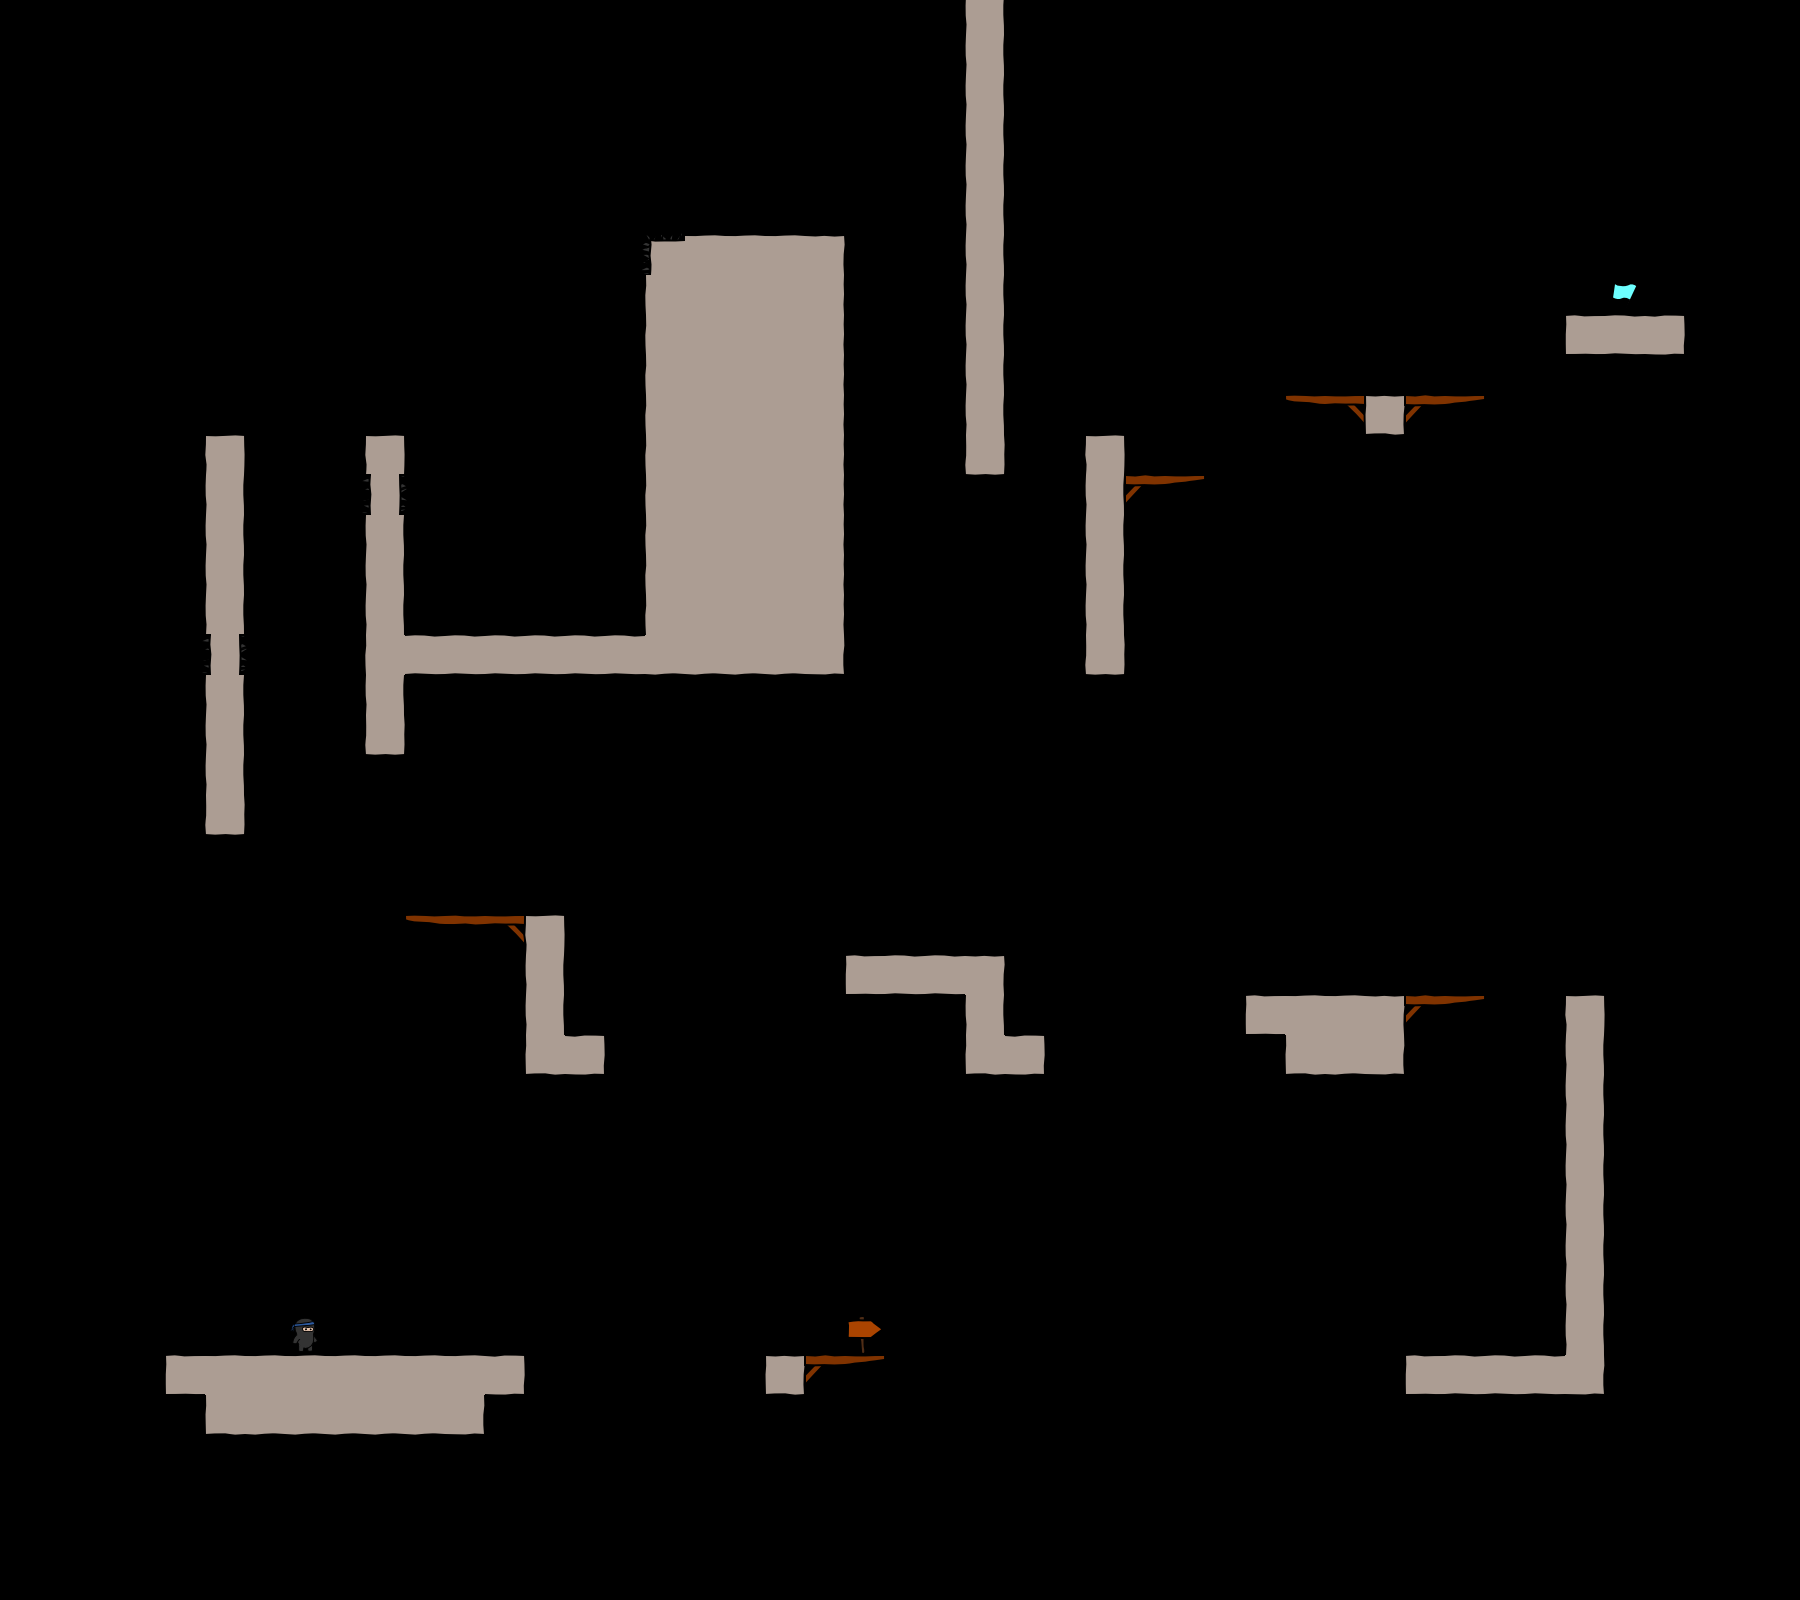

Rendered tile map (Tiled .tmx) drawn with the repository's tilesets; below, a short description and the full map source, tile grids included:
An orthogonal 45x40 tile map with 40x40 px tiles, 1 tile layer (bg).

<map version="1.0" orientation="orthogonal" width="45" height="40" tilewidth="40" tileheight="40">
 <tileset firstgid="1" name="tiles6_gapped" tilewidth="50" tileheight="50">
  <image source="tiles6_gapped.png" width="300" height="500" />
 </tileset>
 <layer name="bg" width="45" height="40">
  <data encoding="csv">
0,0,0,0,0,0,0,0,0,0,0,0,0,0,0,0,0,0,0,0,0,0,0,0,16,0,0,0,0,0,0,0,0,0,0,0,0,0,0,0,0,0,0,0,0,
0,0,0,0,0,0,0,0,0,0,0,0,0,0,0,0,0,0,0,0,0,0,0,0,16,0,0,0,0,0,0,0,0,0,0,0,0,0,0,0,0,0,0,0,0,
0,0,0,0,0,0,0,0,0,0,0,0,0,0,0,0,0,0,0,0,0,0,0,0,16,0,0,0,0,0,0,0,0,0,0,0,0,0,0,0,0,0,0,0,0,
0,0,0,0,0,0,0,0,0,0,0,0,0,0,0,0,0,0,0,0,0,0,0,0,16,0,0,0,0,0,0,0,0,0,0,0,0,0,0,0,0,0,0,0,0,
0,0,0,0,0,0,0,0,0,0,0,0,0,0,0,0,0,0,0,0,0,0,0,0,16,0,0,0,0,0,0,0,0,0,0,0,0,0,0,0,0,0,0,0,0,
0,0,0,0,0,0,0,0,0,0,0,0,0,0,0,0,0,0,0,0,0,0,0,0,16,0,0,0,0,0,0,0,0,0,0,0,0,0,0,0,0,0,0,0,0,
0,0,0,0,0,0,0,0,0,0,0,0,0,0,0,0,31,8,8,8,9,0,0,0,16,0,0,0,0,0,0,0,0,0,0,0,0,0,0,0,0,0,0,0,0,
0,0,0,0,0,0,0,0,0,0,0,0,0,0,0,0,13,14,14,14,15,0,0,0,16,0,0,0,0,0,0,0,0,0,0,0,0,0,0,0,48,0,0,0,0,
0,0,0,0,0,0,0,0,0,0,0,0,0,0,0,0,13,14,14,14,15,0,0,0,16,0,0,0,0,0,0,0,0,0,0,0,0,0,0,1,2,3,0,0,0,
0,0,0,0,0,0,0,0,0,0,0,0,0,0,0,0,13,14,14,14,15,0,0,0,16,0,0,0,0,0,0,0,0,0,0,0,0,0,0,0,0,0,0,0,0,
0,0,0,0,0,0,0,0,0,0,0,0,0,0,0,0,13,14,14,14,15,0,0,0,16,0,0,0,0,0,0,0,5,12,4,11,6,0,0,0,0,0,0,0,0,
0,0,0,0,0,10,0,0,0,10,0,0,0,0,0,0,13,14,14,14,15,0,0,0,22,0,0,10,0,0,0,0,0,0,0,0,0,0,0,0,0,0,0,0,0,
0,0,0,0,0,16,0,0,0,40,0,0,0,0,0,0,13,14,14,14,15,0,0,0,0,0,0,16,11,6,0,0,0,0,0,0,0,0,0,0,0,0,0,0,0,
0,0,0,0,0,16,0,0,0,16,0,0,0,0,0,0,13,14,14,14,15,0,0,0,0,0,0,16,0,0,0,0,0,0,0,0,0,0,0,0,0,0,0,0,0,
0,0,0,0,0,16,0,0,0,16,0,0,0,0,0,0,13,14,14,14,15,0,0,0,0,0,0,16,0,0,0,0,0,0,0,0,0,0,0,0,0,0,0,0,0,
0,0,0,0,0,16,0,0,0,16,0,0,0,0,0,0,13,14,14,14,15,0,0,0,0,0,0,16,0,0,0,0,0,0,0,0,0,0,0,0,0,0,0,0,0,
0,0,0,0,0,40,0,0,0,13,2,2,2,2,2,2,20,20,20,20,21,0,0,0,0,0,0,22,0,0,0,0,0,0,0,0,0,0,0,0,0,0,0,0,0,
0,0,0,0,0,16,0,0,0,16,0,0,0,0,0,0,0,0,0,0,0,0,0,0,0,0,0,0,0,0,0,0,0,0,0,0,0,0,0,0,0,0,0,0,0,
0,0,0,0,0,16,0,0,0,22,0,0,0,0,0,0,0,0,0,0,0,0,0,0,0,0,0,0,0,0,0,0,0,0,0,0,0,0,0,0,0,0,0,0,0,
0,0,0,0,0,16,0,0,0,0,0,0,0,0,0,0,0,0,0,0,0,0,0,0,0,0,0,0,0,0,0,0,0,0,0,0,0,0,0,0,0,0,0,0,0,
0,0,0,0,0,22,0,0,0,0,0,0,0,0,0,0,0,0,0,0,0,0,0,0,0,0,0,0,0,0,0,0,0,0,0,0,0,0,0,0,0,0,0,0,0,
0,0,0,0,0,0,0,0,0,0,0,0,0,0,0,0,0,0,0,0,0,0,0,0,0,0,0,0,0,0,0,0,0,0,0,0,0,0,0,0,0,0,0,0,0,
0,0,0,0,0,0,0,0,0,0,0,0,0,0,0,0,0,0,0,0,0,0,0,0,0,0,0,0,0,0,0,0,0,0,0,0,0,0,0,0,0,0,0,0,0,
0,0,0,0,0,0,0,0,0,0,5,17,12,10,0,0,0,0,0,0,0,0,0,0,0,0,0,0,0,0,0,0,0,0,0,0,0,0,0,0,0,0,0,0,0,
0,0,0,0,0,0,0,0,0,0,0,0,0,16,0,0,0,0,0,0,0,1,2,2,9,0,0,0,0,0,0,0,0,0,0,0,0,0,0,0,0,0,0,0,0,
0,0,0,0,0,0,0,0,0,0,0,0,0,16,0,0,0,0,0,0,0,0,0,0,16,0,0,0,0,0,0,1,8,8,9,11,6,0,0,10,0,0,0,0,0,
0,0,0,0,0,0,0,0,0,0,0,0,0,19,3,0,0,0,0,0,0,0,0,0,19,3,0,0,0,0,0,0,19,20,21,0,0,0,0,16,0,0,0,0,0,
0,0,0,0,0,0,0,0,0,0,0,0,0,0,0,0,0,0,0,0,0,0,0,0,0,0,0,0,0,0,0,0,0,0,0,0,0,0,0,16,0,0,0,0,0,
0,0,0,0,0,0,0,0,0,0,0,0,0,0,0,0,0,0,0,0,0,0,0,0,0,0,0,0,0,0,0,0,0,0,0,0,0,0,0,16,0,0,0,0,0,
0,0,0,0,0,0,0,0,0,0,0,0,0,0,0,0,0,0,0,0,0,0,0,0,0,0,0,0,0,0,0,0,0,0,0,0,0,0,0,16,0,0,0,0,0,
0,0,0,0,0,0,0,0,0,0,0,0,0,0,0,0,0,0,0,0,0,0,0,0,0,0,0,0,0,0,0,0,0,0,0,0,0,0,0,16,0,0,0,0,0,
0,0,0,0,0,0,0,0,0,0,0,0,0,0,0,0,0,0,0,0,0,0,0,0,0,0,0,0,0,0,0,0,0,0,0,0,0,0,0,16,0,0,0,0,0,
0,0,0,0,0,0,0,0,0,0,0,0,0,0,0,0,0,0,0,0,0,0,0,0,0,0,0,0,0,0,0,0,0,0,0,0,0,0,0,16,0,0,0,0,0,
0,0,0,0,0,0,0,47,0,0,0,0,0,0,0,0,0,0,0,0,0,42,0,0,0,0,0,0,0,0,0,0,0,0,0,0,0,0,0,16,0,0,0,0,0,
0,0,0,0,1,8,8,8,8,8,8,8,3,0,0,0,0,0,0,4,11,6,0,0,0,0,0,0,0,0,0,0,0,0,0,1,2,2,2,21,0,0,0,0,0,
0,0,0,0,0,19,20,20,20,20,20,21,0,0,0,0,0,0,0,0,0,0,0,0,0,0,0,0,0,0,0,0,0,0,0,0,0,0,0,0,0,0,0,0,0,
0,0,0,0,0,0,0,0,0,0,0,0,0,0,0,0,0,0,0,0,0,0,0,0,0,0,0,0,0,0,0,0,0,0,0,0,0,0,0,0,0,0,0,0,0,
0,0,0,0,0,0,0,0,0,0,0,0,0,0,0,0,0,0,0,0,0,0,0,0,0,0,0,0,0,0,0,0,0,0,0,0,0,0,0,0,0,0,0,0,0,
0,0,0,0,0,0,0,0,0,0,0,0,0,0,0,0,0,0,0,0,0,0,0,0,0,0,0,0,0,0,0,0,0,0,0,0,0,0,0,0,0,0,0,0,0,
0,0,0,0,0,0,0,0,0,0,0,0,0,0,0,0,0,0,0,0,0,0,0,0,0,0,0,0,0,0,0,0,0,0,0,0,0,0,0,0,0,0,0,0,0
</data>
 </layer>
</map>
